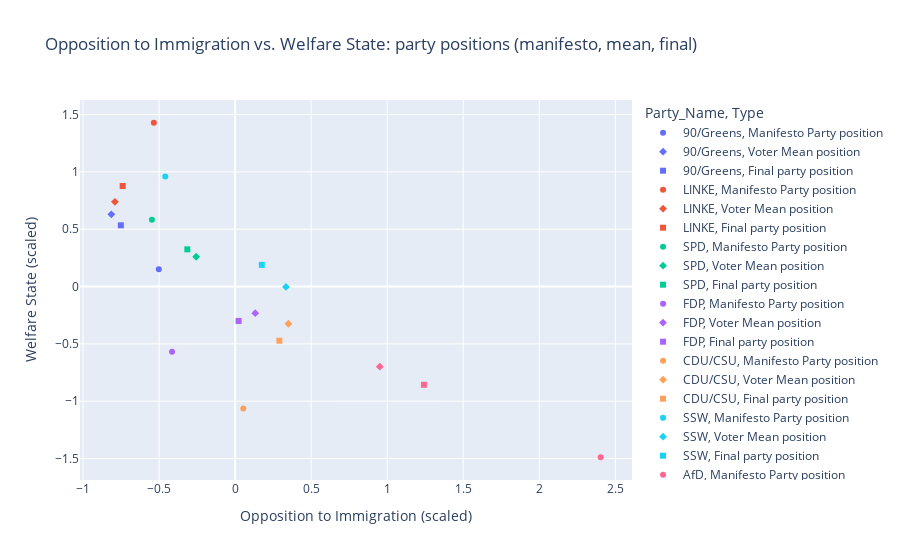

Here is the notebook cell this chart was saved with:
### Code cell
true_df = (party_scaled[['Party_Name', x_scaled, y_scaled]].rename(columns={x_scaled:'x', y_scaled:'y'}).assign(Type='Manifesto Party position'))

mean_df = (party_scaled[['Party_Name', x_vmean, y_vmean]].rename(columns={x_vmean:'x', y_vmean:'y'}).assign(Type='Voter Mean position'))

comb_df = (party_scaled[['Party_Name', x_comb, y_comb]].rename(columns={x_comb:'x', y_comb:'y'}).assign(Type='Final party position'))

# Stack them
plot_df = pd.concat([true_df, mean_df, comb_df], ignore_index=True)

# Scatter
fig = px.scatter(plot_df, x='x', y='y', color='Party_Name', symbol='Type',
                 title=f'{x_var} vs. {y_var}: party positions (manifesto, mean, final)',
                 labels={'x':f'{x_var} (scaled)', 'y':f'{y_var} (scaled)'})

# 4) Tweak marker sizes
fig.update_traces(
    selector=dict(Type='Manifesto Party position'),
    marker=dict(size=12, symbol='circle-open')
)
fig.update_traces(
    selector=dict(Type='Voter Mean position'),
    marker=dict(size=16, symbol='x', line=dict(width=3))
)
fig.update_traces(
    selector=dict(Type='Final party position'),
    marker=dict(size=12, symbol='diamond')
)

fig.show()

### Figure 1 — Plotly figure (JSON) as saved in the notebook; plotly's stock layout.template omitted (floating-point values rounded to 4 significant figures)
{"data": [{"hovertemplate": "Party_Name=90/Greens<br>Type=Manifesto Party position<br>Opposition to Immigration (scaled)=%{x}<br>Welfare State (scaled)=%{y}<extra></extra>", "legendgroup": "90/Greens, Manifesto Party position", "marker": {"color": "#636efa", "symbol": "circle"}, "mode": "markers", "name": "90/Greens, Manifesto Party position", "orientation": "v", "showlegend": true, "type": "scatter", "x": [-0.5017], "xaxis": "x", "y": [0.1509], "yaxis": "y"}, {"hovertemplate": "Party_Name=90/Greens<br>Type=Voter Mean position<br>Opposition to Immigration (scaled)=%{x}<br>Welfare State (scaled)=%{y}<extra></extra>", "legendgroup": "90/Greens, Voter Mean position", "marker": {"color": "#636efa", "symbol": "diamond"}, "mode": "markers", "name": "90/Greens, Voter Mean position", "orientation": "v", "showlegend": true, "type": "scatter", "x": [-0.8139], "xaxis": "x", "y": [0.63], "yaxis": "y"}, {"hovertemplate": "Party_Name=90/Greens<br>Type=Final party position<br>Opposition to Immigration (scaled)=%{x}<br>Welfare State (scaled)=%{y}<extra></extra>", "legendgroup": "90/Greens, Final party position", "marker": {"color": "#636efa", "symbol": "square"}, "mode": "markers", "name": "90/Greens, Final party position", "orientation": "v", "showlegend": true, "type": "scatter", "x": [-0.7514], "xaxis": "x", "y": [0.5342], "yaxis": "y"}, {"hovertemplate": "Party_Name=LINKE<br>Type=Manifesto Party position<br>Opposition to Immigration (scaled)=%{x}<br>Welfare State (scaled)=%{y}<extra></extra>", "legendgroup": "LINKE, Manifesto Party position", "marker": {"color": "#EF553B", "symbol": "circle"}, "mode": "markers", "name": "LINKE, Manifesto Party position", "orientation": "v", "showlegend": true, "type": "scatter", "x": [-0.5345], "xaxis": "x", "y": [1.429], "yaxis": "y"}, {"hovertemplate": "Party_Name=LINKE<br>Type=Voter Mean position<br>Opposition to Immigration (scaled)=%{x}<br>Welfare State (scaled)=%{y}<extra></extra>", "legendgroup": "LINKE, Voter Mean position", "marker": {"color": "#EF553B", "symbol": "diamond"}, "mode": "markers", "name": "LINKE, Voter Mean position", "orientation": "v", "showlegend": true, "type": "scatter", "x": [-0.7905], "xaxis": "x", "y": [0.7394], "yaxis": "y"}, {"hovertemplate": "Party_Name=LINKE<br>Type=Final party position<br>Opposition to Immigration (scaled)=%{x}<br>Welfare State (scaled)=%{y}<extra></extra>", "legendgroup": "LINKE, Final party position", "marker": {"color": "#EF553B", "symbol": "square"}, "mode": "markers", "name": "LINKE, Final party position", "orientation": "v", "showlegend": true, "type": "scatter", "x": [-0.7393], "xaxis": "x", "y": [0.8773], "yaxis": "y"}, {"hovertemplate": "Party_Name=SPD<br>Type=Manifesto Party position<br>Opposition to Immigration (scaled)=%{x}<br>Welfare State (scaled)=%{y}<extra></extra>", "legendgroup": "SPD, Manifesto Party position", "marker": {"color": "#00cc96", "symbol": "circle"}, "mode": "markers", "name": "SPD, Manifesto Party position", "orientation": "v", "showlegend": true, "type": "scatter", "x": [-0.547], "xaxis": "x", "y": [0.5831], "yaxis": "y"}, {"hovertemplate": "Party_Name=SPD<br>Type=Voter Mean position<br>Opposition to Immigration (scaled)=%{x}<br>Welfare State (scaled)=%{y}<extra></extra>", "legendgroup": "SPD, Voter Mean position", "marker": {"color": "#00cc96", "symbol": "diamond"}, "mode": "markers", "name": "SPD, Voter Mean position", "orientation": "v", "showlegend": true, "type": "scatter", "x": [-0.2562], "xaxis": "x", "y": [0.2601], "yaxis": "y"}, {"hovertemplate": "Party_Name=SPD<br>Type=Final party position<br>Opposition to Immigration (scaled)=%{x}<br>Welfare State (scaled)=%{y}<extra></extra>", "legendgroup": "SPD, Final party position", "marker": {"color": "#00cc96", "symbol": "square"}, "mode": "markers", "name": "SPD, Final party position", "orientation": "v", "showlegend": true, "type": "scatter", "x": [-0.3144], "xaxis": "x", "y": [0.3247], "yaxis": "y"}, {"hovertemplate": "Party_Name=FDP<br>Type=Manifesto Party position<br>Opposition to Immigration (scaled)=%{x}<br>Welfare State (scaled)=%{y}<extra></extra>", "legendgroup": "FDP, Manifesto Party position", "marker": {"color": "#ab63fa", "symbol": "circle"}, "mode": "markers", "name": "FDP, Manifesto Party position", "orientation": "v", "showlegend": true, "type": "scatter", "x": [-0.4148], "xaxis": "x", "y": [-0.5694], "yaxis": "y"}, {"hovertemplate": "Party_Name=FDP<br>Type=Voter Mean position<br>Opposition to Immigration (scaled)=%{x}<br>Welfare State (scaled)=%{y}<extra></extra>", "legendgroup": "FDP, Voter Mean position", "marker": {"color": "#ab63fa", "symbol": "diamond"}, "mode": "markers", "name": "FDP, Voter Mean position", "orientation": "v", "showlegend": true, "type": "scatter", "x": [0.1323], "xaxis": "x", "y": [-0.2322], "yaxis": "y"}, {"hovertemplate": "Party_Name=FDP<br>Type=Final party position<br>Opposition to Immigration (scaled)=%{x}<br>Welfare State (scaled)=%{y}<extra></extra>", "legendgroup": "FDP, Final party position", "marker": {"color": "#ab63fa", "symbol": "square"}, "mode": "markers", "name": "FDP, Final party position", "orientation": "v", "showlegend": true, "type": "scatter", "x": [0.02289], "xaxis": "x", "y": [-0.2996], "yaxis": "y"}, {"hovertemplate": "Party_Name=CDU/CSU<br>Type=Manifesto Party position<br>Opposition to Immigration (scaled)=%{x}<br>Welfare State (scaled)=%{y}<extra></extra>", "legendgroup": "CDU/CSU, Manifesto Party position", "marker": {"color": "#FFA15A", "symbol": "circle"}, "mode": "markers", "name": "CDU/CSU, Manifesto Party position", "orientation": "v", "showlegend": true, "type": "scatter", "x": [0.05375], "xaxis": "x", "y": [-1.065], "yaxis": "y"}, {"hovertemplate": "Party_Name=CDU/CSU<br>Type=Voter Mean position<br>Opposition to Immigration (scaled)=%{x}<br>Welfare State (scaled)=%{y}<extra></extra>", "legendgroup": "CDU/CSU, Voter Mean position", "marker": {"color": "#FFA15A", "symbol": "diamond"}, "mode": "markers", "name": "CDU/CSU, Voter Mean position", "orientation": "v", "showlegend": true, "type": "scatter", "x": [0.3506], "xaxis": "x", "y": [-0.3243], "yaxis": "y"}, {"hovertemplate": "Party_Name=CDU/CSU<br>Type=Final party position<br>Opposition to Immigration (scaled)=%{x}<br>Welfare State (scaled)=%{y}<extra></extra>", "legendgroup": "CDU/CSU, Final party position", "marker": {"color": "#FFA15A", "symbol": "square"}, "mode": "markers", "name": "CDU/CSU, Final party position", "orientation": "v", "showlegend": true, "type": "scatter", "x": [0.2912], "xaxis": "x", "y": [-0.4723], "yaxis": "y"}, {"hovertemplate": "Party_Name=SSW<br>Type=Manifesto Party position<br>Opposition to Immigration (scaled)=%{x}<br>Welfare State (scaled)=%{y}<extra></extra>", "legendgroup": "SSW, Manifesto Party position", "marker": {"color": "#19d3f3", "symbol": "circle"}, "mode": "markers", "name": "SSW, Manifesto Party position", "orientation": "v", "showlegend": true, "type": "scatter", "x": [-0.4594], "xaxis": "x", "y": [0.9598], "yaxis": "y"}, {"hovertemplate": "Party_Name=SSW<br>Type=Voter Mean position<br>Opposition to Immigration (scaled)=%{x}<br>Welfare State (scaled)=%{y}<extra></extra>", "legendgroup": "SSW, Voter Mean position", "marker": {"color": "#19d3f3", "symbol": "diamond"}, "mode": "markers", "name": "SSW, Voter Mean position", "orientation": "v", "showlegend": true, "type": "scatter", "x": [0.3342], "xaxis": "x", "y": [-0.003073], "yaxis": "y"}, {"hovertemplate": "Party_Name=SSW<br>Type=Final party position<br>Opposition to Immigration (scaled)=%{x}<br>Welfare State (scaled)=%{y}<extra></extra>", "legendgroup": "SSW, Final party position", "marker": {"color": "#19d3f3", "symbol": "square"}, "mode": "markers", "name": "SSW, Final party position", "orientation": "v", "showlegend": true, "type": "scatter", "x": [0.1755], "xaxis": "x", "y": [0.1895], "yaxis": "y"}, {"hovertemplate": "Party_Name=AfD<br>Type=Manifesto Party position<br>Opposition to Immigration (scaled)=%{x}<br>Welfare State (scaled)=%{y}<extra></extra>", "legendgroup": "AfD, Manifesto Party position", "marker": {"color": "#FF6692", "symbol": "circle"}, "mode": "markers", "name": "AfD, Manifesto Party position", "orientation": "v", "showlegend": true, "type": "scatter", "x": [2.404], "xaxis": "x", "y": [-1.489], "yaxis": "y"}, {"hovertemplate": "Party_Name=AfD<br>Type=Voter Mean position<br>Opposition to Immigration (scaled)=%{x}<br>Welfare State (scaled)=%{y}<extra></extra>", "legendgroup": "AfD, Voter Mean position", "marker": {"color": "#FF6692", "symbol": "diamond"}, "mode": "markers", "name": "AfD, Voter Mean position", "orientation": "v", "showlegend": true, "type": "scatter", "x": [0.9513], "xaxis": "x", "y": [-0.6986], "yaxis": "y"}, {"hovertemplate": "Party_Name=AfD<br>Type=Final party position<br>Opposition to Immigration (scaled)=%{x}<br>Welfare State (scaled)=%{y}<extra></extra>", "legendgroup": "AfD, Final party position", "marker": {"color": "#FF6692", "symbol": "square"}, "mode": "markers", "name": "AfD, Final party position", "orientation": "v", "showlegend": true, "type": "scatter", "x": [1.242], "xaxis": "x", "y": [-0.8566], "yaxis": "y"}], "layout": {"legend": {"title": {"text": "Party_Name, Type"}, "tracegroupgap": 0}, "title": {"text": "Opposition to Immigration vs. Welfare State: party positions (manifesto, mean, final)"}, "xaxis": {"anchor": "y", "domain": [0, 1], "title": {"text": "Opposition to Immigration (scaled)"}}, "yaxis": {"anchor": "x", "domain": [0, 1], "title": {"text": "Welfare State (scaled)"}}}}
